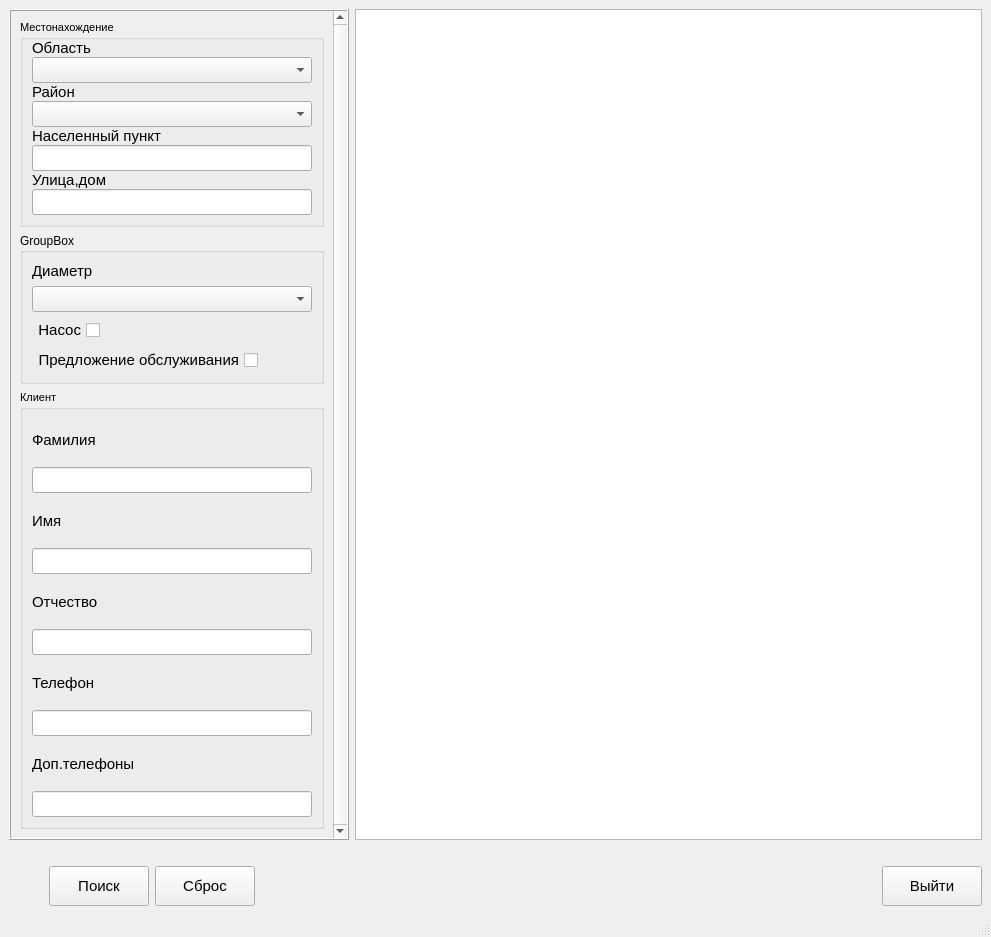
<?xml version="1.0" encoding="UTF-8"?>
<ui version="4.0">
 <class>ClientsWindows</class>
 <widget class="QMainWindow" name="ClientsWindows">
  <property name="windowModality">
   <enum>Qt::WindowModal</enum>
  </property>
  <property name="geometry">
   <rect>
    <x>0</x>
    <y>0</y>
    <width>991</width>
    <height>937</height>
   </rect>
  </property>
  <property name="windowTitle">
   <string>MainWindow</string>
  </property>
  <widget class="QWidget" name="centralwidget">
   <layout class="QVBoxLayout" name="verticalLayout_5">
    <item>
     <layout class="QHBoxLayout" name="horizontalLayout_4">
      <item>
       <widget class="QScrollArea" name="scrollArea">
        <property name="maximumSize">
         <size>
          <width>340</width>
          <height>16777215</height>
         </size>
        </property>
        <property name="layoutDirection">
         <enum>Qt::LeftToRight</enum>
        </property>
        <property name="frameShape">
         <enum>QFrame::Box</enum>
        </property>
        <property name="frameShadow">
         <enum>QFrame::Raised</enum>
        </property>
        <property name="verticalScrollBarPolicy">
         <enum>Qt::ScrollBarAlwaysOn</enum>
        </property>
        <property name="horizontalScrollBarPolicy">
         <enum>Qt::ScrollBarAlwaysOff</enum>
        </property>
        <property name="sizeAdjustPolicy">
         <enum>QAbstractScrollArea::AdjustToContents</enum>
        </property>
        <property name="widgetResizable">
         <bool>true</bool>
        </property>
        <widget class="QWidget" name="scrollAreaWidgetContents">
         <property name="geometry">
          <rect>
           <x>0</x>
           <y>-7</y>
           <width>318</width>
           <height>787</height>
          </rect>
         </property>
         <layout class="QVBoxLayout" name="verticalLayout_4">
          <item>
           <widget class="QGroupBox" name="locationGroupBox">
            <property name="maximumSize">
             <size>
              <width>400</width>
              <height>16777215</height>
             </size>
            </property>
            <property name="font">
             <font>
              <pointsize>8</pointsize>
             </font>
            </property>
            <property name="title">
             <string>Местонахождение</string>
            </property>
            <layout class="QVBoxLayout" name="verticalLayout_7">
             <property name="topMargin">
              <number>0</number>
             </property>
             <item>
              <layout class="QVBoxLayout" name="verticalLayout_2">
               <property name="spacing">
                <number>0</number>
               </property>
               <item>
                <widget class="QLabel" name="regionLabel_2">
                 <property name="font">
                  <font>
                   <pointsize>11</pointsize>
                  </font>
                 </property>
                 <property name="text">
                  <string>Область</string>
                 </property>
                </widget>
               </item>
               <item>
                <widget class="QComboBox" name="regionCombo_2">
                 <property name="font">
                  <font>
                   <pointsize>11</pointsize>
                  </font>
                 </property>
                </widget>
               </item>
               <item>
                <widget class="QLabel" name="districtLabel_2">
                 <property name="font">
                  <font>
                   <pointsize>11</pointsize>
                  </font>
                 </property>
                 <property name="text">
                  <string>Район</string>
                 </property>
                </widget>
               </item>
               <item>
                <widget class="QComboBox" name="districtCombo_2">
                 <property name="font">
                  <font>
                   <pointsize>11</pointsize>
                  </font>
                 </property>
                </widget>
               </item>
               <item>
                <widget class="QLabel" name="localityLabel_2">
                 <property name="font">
                  <font>
                   <pointsize>11</pointsize>
                  </font>
                 </property>
                 <property name="text">
                  <string>Населенный пункт</string>
                 </property>
                </widget>
               </item>
               <item>
                <widget class="QLineEdit" name="localityLineEdit_2">
                 <property name="font">
                  <font>
                   <pointsize>11</pointsize>
                  </font>
                 </property>
                </widget>
               </item>
               <item>
                <widget class="QLabel" name="streetLabel_2">
                 <property name="font">
                  <font>
                   <pointsize>11</pointsize>
                  </font>
                 </property>
                 <property name="text">
                  <string>Улица,дом</string>
                 </property>
                </widget>
               </item>
               <item>
                <widget class="QLineEdit" name="streetLineEdit_3">
                 <property name="font">
                  <font>
                   <pointsize>11</pointsize>
                  </font>
                 </property>
                </widget>
               </item>
              </layout>
             </item>
            </layout>
           </widget>
          </item>
          <item>
           <widget class="QGroupBox" name="groupBox">
            <property name="title">
             <string>GroupBox</string>
            </property>
            <layout class="QVBoxLayout" name="verticalLayout_3">
             <item>
              <widget class="QLabel" name="diameterLabel">
               <property name="maximumSize">
                <size>
                 <width>80</width>
                 <height>25</height>
                </size>
               </property>
               <property name="font">
                <font>
                 <pointsize>11</pointsize>
                </font>
               </property>
               <property name="text">
                <string>Диаметр</string>
               </property>
              </widget>
             </item>
             <item>
              <widget class="QComboBox" name="diameterCombo">
               <property name="font">
                <font>
                 <pointsize>11</pointsize>
                </font>
               </property>
              </widget>
             </item>
             <item>
              <layout class="QHBoxLayout" name="horizontalLayout">
               <item>
                <widget class="QCheckBox" name="pumpCheckBox">
                 <property name="font">
                  <font>
                   <pointsize>11</pointsize>
                  </font>
                 </property>
                 <property name="layoutDirection">
                  <enum>Qt::RightToLeft</enum>
                 </property>
                 <property name="text">
                  <string>Насос</string>
                 </property>
                 <property name="checkable">
                  <bool>true</bool>
                 </property>
                 <property name="tristate">
                  <bool>false</bool>
                 </property>
                </widget>
               </item>
               <item>
                <spacer name="horizontalSpacer">
                 <property name="orientation">
                  <enum>Qt::Horizontal</enum>
                 </property>
                 <property name="sizeHint" stdset="0">
                  <size>
                   <width>40</width>
                   <height>20</height>
                  </size>
                 </property>
                </spacer>
               </item>
              </layout>
             </item>
             <item>
              <layout class="QHBoxLayout" name="horizontalLayout_2">
               <item>
                <widget class="QCheckBox" name="serviseCheckBox">
                 <property name="font">
                  <font>
                   <pointsize>11</pointsize>
                  </font>
                 </property>
                 <property name="layoutDirection">
                  <enum>Qt::RightToLeft</enum>
                 </property>
                 <property name="autoFillBackground">
                  <bool>false</bool>
                 </property>
                 <property name="text">
                  <string>Предложение обслуживания</string>
                 </property>
                 <property name="iconSize">
                  <size>
                   <width>20</width>
                   <height>20</height>
                  </size>
                 </property>
                 <property name="checkable">
                  <bool>true</bool>
                 </property>
                 <property name="checked">
                  <bool>false</bool>
                 </property>
                 <property name="autoRepeat">
                  <bool>false</bool>
                 </property>
                 <property name="tristate">
                  <bool>false</bool>
                 </property>
                </widget>
               </item>
               <item>
                <spacer name="horizontalSpacer_2">
                 <property name="orientation">
                  <enum>Qt::Horizontal</enum>
                 </property>
                 <property name="sizeHint" stdset="0">
                  <size>
                   <width>40</width>
                   <height>20</height>
                  </size>
                 </property>
                </spacer>
               </item>
              </layout>
             </item>
            </layout>
           </widget>
          </item>
          <item>
           <widget class="QGroupBox" name="clientGroupBox">
            <property name="sizePolicy">
             <sizepolicy hsizetype="Expanding" vsizetype="Expanding">
              <horstretch>0</horstretch>
              <verstretch>0</verstretch>
             </sizepolicy>
            </property>
            <property name="maximumSize">
             <size>
              <width>400</width>
              <height>16777215</height>
             </size>
            </property>
            <property name="font">
             <font>
              <pointsize>8</pointsize>
             </font>
            </property>
            <property name="title">
             <string>Клиент</string>
            </property>
            <layout class="QVBoxLayout" name="verticalLayout">
             <item>
              <widget class="QLabel" name="surnameLabel">
               <property name="font">
                <font>
                 <pointsize>11</pointsize>
                </font>
               </property>
               <property name="text">
                <string>Фамилия</string>
               </property>
              </widget>
             </item>
             <item>
              <widget class="QLineEdit" name="surnameLineEdit">
               <property name="font">
                <font>
                 <pointsize>11</pointsize>
                </font>
               </property>
              </widget>
             </item>
             <item>
              <widget class="QLabel" name="nameLabel">
               <property name="font">
                <font>
                 <pointsize>11</pointsize>
                </font>
               </property>
               <property name="text">
                <string>Имя</string>
               </property>
              </widget>
             </item>
             <item>
              <widget class="QLineEdit" name="nameLineEdit">
               <property name="font">
                <font>
                 <pointsize>11</pointsize>
                </font>
               </property>
              </widget>
             </item>
             <item>
              <widget class="QLabel" name="patronymicLabel">
               <property name="font">
                <font>
                 <pointsize>11</pointsize>
                </font>
               </property>
               <property name="text">
                <string>Отчество</string>
               </property>
              </widget>
             </item>
             <item>
              <widget class="QLineEdit" name="patronymicLineEdit">
               <property name="font">
                <font>
                 <pointsize>11</pointsize>
                </font>
               </property>
              </widget>
             </item>
             <item>
              <widget class="QLabel" name="phoneLabel">
               <property name="font">
                <font>
                 <pointsize>11</pointsize>
                </font>
               </property>
               <property name="text">
                <string>Телефон</string>
               </property>
              </widget>
             </item>
             <item>
              <widget class="QLineEdit" name="phoneLineEdit">
               <property name="font">
                <font>
                 <pointsize>11</pointsize>
                </font>
               </property>
              </widget>
             </item>
             <item>
              <widget class="QLabel" name="otherLabel">
               <property name="font">
                <font>
                 <pointsize>11</pointsize>
                </font>
               </property>
               <property name="text">
                <string>Доп.телефоны</string>
               </property>
              </widget>
             </item>
             <item>
              <widget class="QLineEdit" name="otherLineEdit">
               <property name="font">
                <font>
                 <pointsize>11</pointsize>
                </font>
               </property>
               <property name="text">
                <string/>
               </property>
              </widget>
             </item>
            </layout>
           </widget>
          </item>
         </layout>
        </widget>
       </widget>
      </item>
      <item>
       <widget class="QTableView" name="tableView">
        <property name="sizePolicy">
         <sizepolicy hsizetype="Expanding" vsizetype="Expanding">
          <horstretch>0</horstretch>
          <verstretch>0</verstretch>
         </sizepolicy>
        </property>
        <property name="font">
         <font>
          <pointsize>11</pointsize>
         </font>
        </property>
        <attribute name="verticalHeaderHighlightSections">
         <bool>true</bool>
        </attribute>
       </widget>
      </item>
     </layout>
    </item>
    <item>
     <spacer name="verticalSpacer">
      <property name="orientation">
       <enum>Qt::Vertical</enum>
      </property>
      <property name="sizeType">
       <enum>QSizePolicy::Fixed</enum>
      </property>
      <property name="sizeHint" stdset="0">
       <size>
        <width>20</width>
        <height>20</height>
       </size>
      </property>
     </spacer>
    </item>
    <item>
     <layout class="QHBoxLayout" name="horizontalLayout_6">
      <item>
       <layout class="QHBoxLayout" name="horizontalLayout_3">
        <item>
         <spacer name="horizontalSpacer_3">
          <property name="orientation">
           <enum>Qt::Horizontal</enum>
          </property>
          <property name="sizeType">
           <enum>QSizePolicy::Fixed</enum>
          </property>
          <property name="sizeHint" stdset="0">
           <size>
            <width>40</width>
            <height>20</height>
           </size>
          </property>
         </spacer>
        </item>
        <item>
         <widget class="QPushButton" name="filterButton">
          <property name="minimumSize">
           <size>
            <width>100</width>
            <height>40</height>
           </size>
          </property>
          <property name="font">
           <font>
            <pointsize>11</pointsize>
           </font>
          </property>
          <property name="text">
           <string>Поиск</string>
          </property>
         </widget>
        </item>
        <item>
         <widget class="QPushButton" name="clearFilterButton">
          <property name="minimumSize">
           <size>
            <width>100</width>
            <height>40</height>
           </size>
          </property>
          <property name="font">
           <font>
            <pointsize>11</pointsize>
           </font>
          </property>
          <property name="text">
           <string>Сброс</string>
          </property>
         </widget>
        </item>
        <item>
         <spacer name="horizontalSpacer_5">
          <property name="orientation">
           <enum>Qt::Horizontal</enum>
          </property>
          <property name="sizeType">
           <enum>QSizePolicy::Fixed</enum>
          </property>
          <property name="sizeHint" stdset="0">
           <size>
            <width>40</width>
            <height>20</height>
           </size>
          </property>
         </spacer>
        </item>
       </layout>
      </item>
      <item>
       <layout class="QHBoxLayout" name="horizontalLayout_5">
        <item>
         <spacer name="horizontalSpacer_4">
          <property name="orientation">
           <enum>Qt::Horizontal</enum>
          </property>
          <property name="sizeHint" stdset="0">
           <size>
            <width>40</width>
            <height>20</height>
           </size>
          </property>
         </spacer>
        </item>
        <item>
         <widget class="QPushButton" name="closeButton">
          <property name="sizePolicy">
           <sizepolicy hsizetype="Minimum" vsizetype="Fixed">
            <horstretch>0</horstretch>
            <verstretch>0</verstretch>
           </sizepolicy>
          </property>
          <property name="minimumSize">
           <size>
            <width>100</width>
            <height>40</height>
           </size>
          </property>
          <property name="maximumSize">
           <size>
            <width>100</width>
            <height>40</height>
           </size>
          </property>
          <property name="font">
           <font>
            <pointsize>11</pointsize>
           </font>
          </property>
          <property name="text">
           <string>Выйти</string>
          </property>
         </widget>
        </item>
       </layout>
      </item>
     </layout>
    </item>
   </layout>
  </widget>
  <widget class="QMenuBar" name="menubar">
   <property name="geometry">
    <rect>
     <x>0</x>
     <y>0</y>
     <width>991</width>
     <height>26</height>
    </rect>
   </property>
  </widget>
  <widget class="QStatusBar" name="statusbar"/>
 </widget>
 <resources/>
 <connections/>
</ui>
